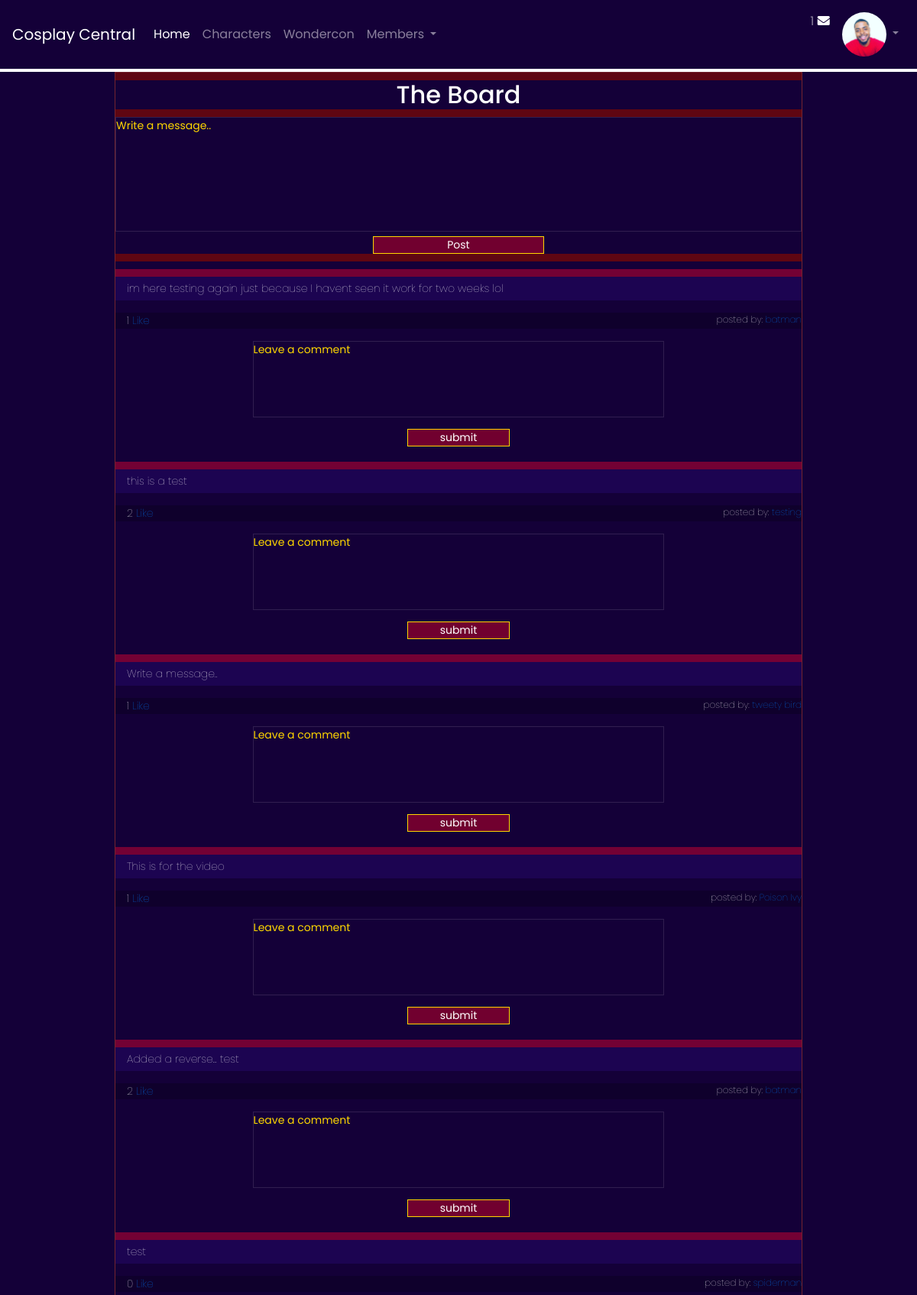
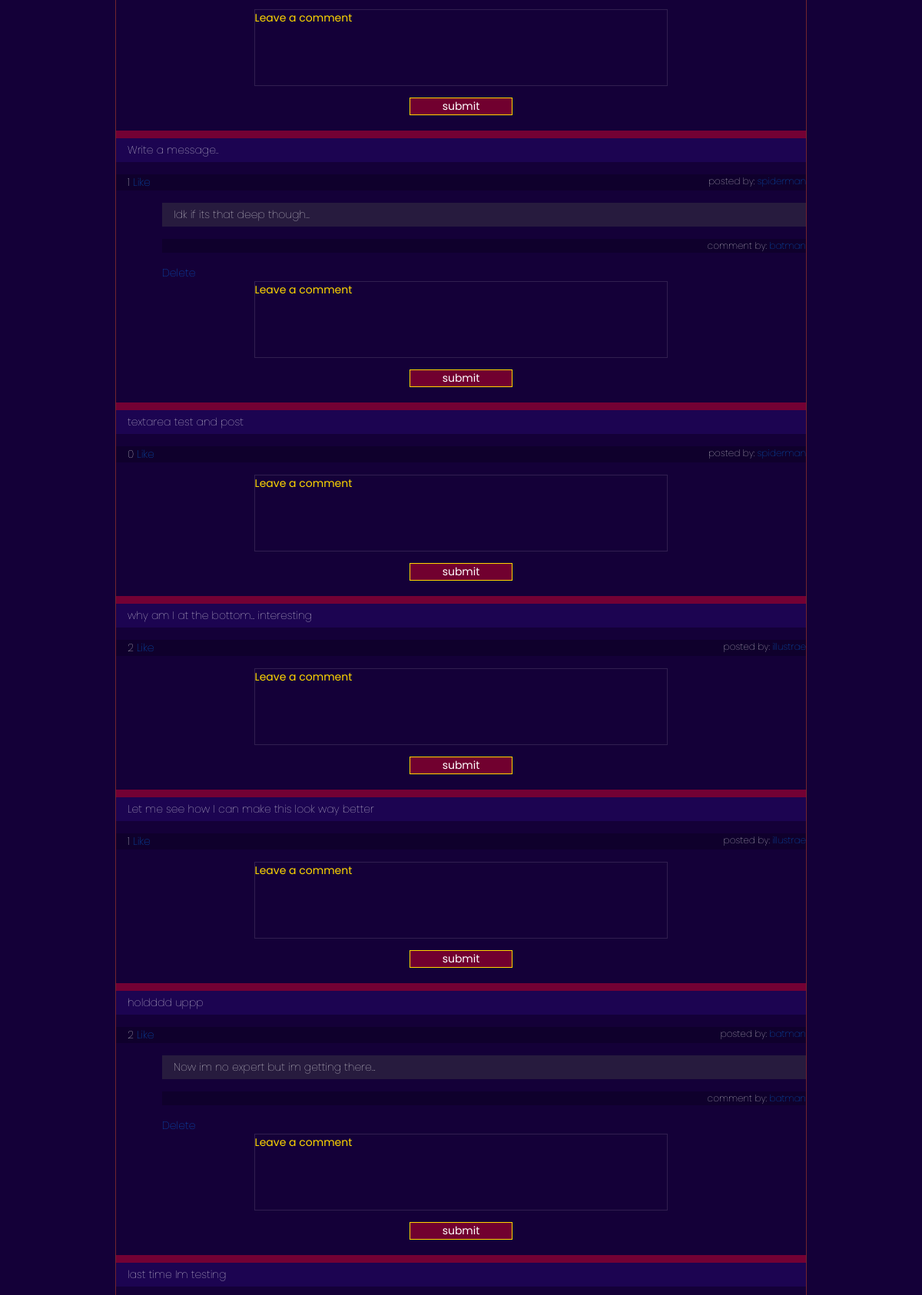
The page /forum/ (signed in, upper part) on the database its author committed (2 pictures, top to bottom).
### cosplayapp/models.py (models this page shows, shortened)
class User(models.Model):
    first_name = models.CharField(max_length=45, null=True)
    last_name = models.CharField(max_length=45, null=True)
    username = models.CharField(max_length=255, null=True)
    email = models.EmailField(unique=True)
    password = models.CharField(max_length=45)
    confirm_pw = models.CharField(max_length=45)
    objects = UserManager()
    date_created = models.DateTimeField(auto_now_add=True)
    date_updated = models.DateTimeField(auto_now=True)

class Profile(models.Model):
    user = models.OneToOneField(User, unique=True, on_delete=models.CASCADE)
    location = models.CharField(max_length=45, null=True)
    favorite = models.CharField(max_length=255, null=True)
    about = models.TextField(null=True)
    image = models.ImageField(default='default.jpg', upload_to='profile_pics')

class Message(models.Model):
    message = models.TextField()
    poster = models.ForeignKey(
        User, related_name='user_messages', null=True, on_delete=models.CASCADE)
    user_likes = models.ManyToManyField(User, related_name='liked_posts')
    date_created = models.DateTimeField(auto_now_add=True, null=True)

class Comment(models.Model):
    comment = models.TextField()
    poster = models.ForeignKey(
        User, related_name='user_comments', null=True, on_delete=models.CASCADE)
    wall_message = models.ForeignKey(
        Message, related_name='post_comments', on_delete=models.CASCADE)
    created_at = models.DateTimeField(auto_now_add=True)

### cosplayapp/views.py (the view)
# urls.py: path('forum/', views.forum),
def forum(request):
    if 'user_id' not in request.session:
        return redirect('/')
    user = User.objects.get(id=request.session['user_id'])
    context = {
        'user': user,
        'messages': Message.objects.all()
    }
    return render(request, 'forum.html', context)

### cosplayapp/templates/forum.html (shortened to what this page needs)
{% extends 'base.html' %}
{% block content %}
<div class='mainWall' id='mainWall'>
        <h2 id='forWall'>The Board</h2>
        <form action='/wall' method=POST id='wall1'>
        <textarea rows='5' type="text" label='Write' name='mess' id='wallP'>Write a message..</textarea>
        <input type="submit" value="Post" id='postbtn'>
        </form>
<div id="posts">
    {% for post in messages reversed %}
        <div class='one_post'>
        <p class='post'>{{post.message}}</p>
        </div>
        <div id='posted1'>
            <p class='poster' style='text-align:left;'>{{post.user_likes.count}} <a href='/like/{{post.id}}'> Like </a>
                <span style='float:right;font-size:12px;'>
                    posted by: <a href='/userProfile/{{post.poster.id}}'> {{post.poster.username}} </a>
                </span>
            </p>
<div id='comments1'>
    {% for comment in post.post_comments.all %}
        <p class='comments2'style='padding-left:15px;'> {{comment.comment}}</p>
        <p class='comments3' style='text-align:right;font-size:12px'> comment by: <a href='/userProfile/{{post.poster.id}}'>{{comment.poster.username}}</a></p>
        <a href="/delete/{{comment.id}}">Delete</a>
    {% endfor %}
</div>
<div id='comments4'>
    <form action='/add_comment/{{post.id}}' method=POST id='wall2'>
    <textarea rows='2' type='text' name='comment' id='commentP'>Leave a comment</textarea>
    <input type='submit' value='submit' id='commentbtn'>
            </form>
        </div>
    {% endfor %}
</div>
{% endblock content %}

### cosplayapp/templates/base.html (shortened to what this page needs)
<!doctype html>
<html lang='en'>
<head>
    {% load static %}
    <link rel='stylesheet' href='https://maxcdn.bootstrapcdn.com/bootstrap/4.0.0/css/bootstrap.min.css'>
    <link rel='stylesheet' href='{% static 'css/styles.css' %}'>
    <link rel='stylesheet' href='https://use.fontawesome.com/releases/v5.7.0/css/all.css'>
</head>
<body>
    <div class='main'>
        <nav class='mb-1 navbar navbar-expand-lg navbar-dark secondary-color lighten-1'>
            <a class='navbar-brand' href='#'>Cosplay Central</a>
    <div class='collapse navbar-collapse' id='navbarContent'>
        <ul class='navbar-nav mr-auto'>
            <li class='nav-item active'>
                <a class='nav-link' href='/dashboard/'>Home
                </a>
            </li>
            <li class='nav-item'>
                <a class='nav-link' href='/characters/'>Characters</a>
            </li>
            <li class='nav-item'>
                <a class='nav-link' href='/events/'>Wondercon</a>
        </li>
        <li class='nav-item dropdown'>
            <a class='nav-link dropdown-toggle' id='navbarDropdown' data-toggle='dropdown' aria-haspopup='true' aria-expanded='false'>Members
            </a>
        </li>
    </ul>
    <ul class='navbar-nav ml-auto nav-flex-icons'>
        <li class='nav-item'>
            <a class='nav-link waves-effect waves-light'>1
                <i class='fas fa-envelope'></i>
            </a>
        </li>
        <li class='nav-item avatar dropdown'>
            <a class='nav-link dropdown-toggle' id='navbarDropdown2' data-toggle='dropdown' aria-haspopup='true' aria-expanded='false'>
                <img src='{{ user.profile.image.url }}' class='rounded-circle img-fluid' alt='avatar image'>
            </a>
        </li>
    </ul>
</div>
</nav>
</div>
<div>
{%block content%}{% endblock %}
</div>
</body>
</html>

### cosplayapp/static/css/styles.css (style rules this page uses)
* { color: white; background-color: #140038; font-family: Poppins; margin: 0; padding: 0; box-sizing: border-box; }
.navbar, .container { background-color: #140038; }
h2 { color: white; text-align: center; margin-top: 10px; margin-bottom: 10px; }
.rounded-circle { width: 58px; height: 58px; }
#mainWall { border-style: solid; border-width: thin; border-color: #ffffff1f; background-color: #5f0612; display: inline-flexbox; margin: auto; width: 75%; font-size: 14px; font-weight: lighter; }
#mainWall #wallP { width: 100%; height:150px; border-style: solid; border-width: thin; border-color: #ffffff1f; resize: none; color: gold; }
#mainWall #postbtn { width: 25%; display: block; margin-left: auto; margin-right: auto; border-style: solid; border-color: gold; border-width: 1px; background-color: rgba(138, 0, 46, 0.795); }
#mainWall .poster span, #mainWall .poster { background-color: #0f002c; text-align: right; display: block; margin-left: auto; margin-right: auto; padding-left: 15px; }
#mainWall #comments1 { width: auto; background-color: #140038; margin-left: 60px; }
#mainWall #posts .one_post { width: auto; margin-top: 10px; padding-top: 10px; border-width: 1px; border-color: gold; }
.one_post p.post { width: auto; border-top: solid; border-top-width: 10px; border-top-color: rgba(138, 0, 46, 0.795); background-color:#1e0555dc; padding: 5px; padding-left: 15px; }
p.comments2 { background-color: #302742b4; padding-top: 5px; padding-bottom: 5px; }
p.comments3 { background-color: #0f002c; }
#wall2 textarea { width: 60%; height: 100px; border-style: solid; border-width: thin; border-color: #ffffff1f; resize: none; color: gold; display: block; margin-left: auto; margin-right: auto; }
#comments4 #commentbtn { display: block; margin-left: auto; margin-right: auto; margin-top: 15px; width: 15%; justify-content: center; border-style: solid; border-color: gold; border-width: 1px; background-color: rgba(138, 0, 46, 0.795); }

### rows shown on the page
User: profile.image (picture)
Message: message "im here testing again just because I havent seen it work for two weeks lol", user_likes.count "1", poster.username "batman"
Message: message "this is a test", user_likes.count "2", poster.username "testing"
Message: message "Write a message..", user_likes.count "1", poster.username "tweety bird"
Message: message "This is for the video", user_likes.count "1", poster.username "Poison Ivy"
Message: message "Added a reverse... test", user_likes.count "2", poster.username "batman"
Message: message "test", user_likes.count "0", poster.username "spiderman"
Message: message "Write a message..", user_likes.count "1", poster.username "spiderman"
Comment: comment "Idk if its that deep though...", poster.username "batman"
Message: message "textarea test and post", user_likes.count "0", poster.username "spiderman"
Message: message "why am I at the bottom... interesting", user_likes.count "2", poster.username "illustrae"
Message: message "Let me see how I can make this look way better", user_likes.count "1", poster.username "illustrae"
Message: message "holdddd uppp", user_likes.count "2", poster.username "batman"
Comment: comment "Now im no expert but im getting there...", poster.username "batman"
Message: message "last time Im testing"
